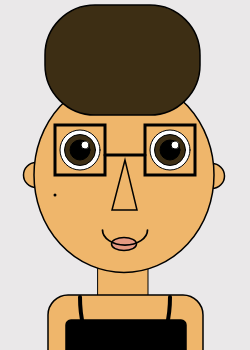
Frame 1 (no input)
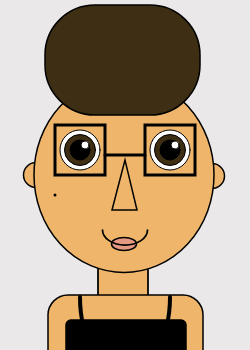
Frame 60 (no input)
Frame 120 (the mouse pressed at the canvas centre since frame 60): identical to frame 60, image omitted

The p5.js sketch that drew these frames (run headless with seeded random() and noise() and a simulated clock; from frame 60 on, the mouse is pressed at the canvas centre):

// p5.js sketch
// ── sketch.js
/*
    Self Portrait
    by Erin Brady
    version 1
    Sep 8 2018
*/



function setup() {
	createCanvas(250, 350);
}

function draw() {
	background("#eae8e9");
	
    //neck
    fill('#efb66b');
    rect(98,250, 50,100);
    
    //body
    strokeWeight(1.5);
    rect(48,295, 155,80, 20);
    
    //clothes
    fill('black');
    rect(66,320, 120,60, 5);
    //straps
    noFill();
    strokeWeight(4);
    arc(125,297, 90,150, 0, PI);
    
    //ears
    fill('#efb66b');
    strokeWeight(1.5);
    ellipse(36,175, 25); //left ear
    ellipse(212,176, 25); //right ear
    
    //head
        ellipse(124,175, 180,195);
    
    //hair
        fill('#3d2e14');
        strokeWeight(1.5);
        rect(45,5, 155,110, 50);
    
    //freckle   
        strokeWeight(3);   
        point(55,195);
        
    //eyes
        fill('white');
        strokeWeight(1);
        ellipse(80,150, 40); //left eye white
        ellipse(170,150, 40); //right eye white
    
        fill('#3d2e14');
        ellipse(80, 150, 31); //left eye iris
        ellipse(170, 150, 31); //right eye iris
    
        fill('black');
        ellipse(80, 150, 20); //left pupil
        ellipse(170, 150, 20); //right pupil
    
        fill('white');
        ellipse(85,145, 8); //left shine
        ellipse(175,145, 8); //right shine
        
    
    //glasses
        noFill();
        strokeWeight(3);
        rect(55, 125, 50, 50); //left glass
        rect(145,125, 50, 50); //right glass
        line(105,155,145,155); //nose bridge
    
    //nose
        strokeWeight(1.5);
        triangle(125,160, 112,210, 137,210);
    
    //lips
        fill('#e59982');
        ellipse(124,244,25,13);
    
    //mouth
        noFill();
        strokeWeight(1.75);
        arc(125, 230, 45, 30, 0, PI);
    
    
}

// (x, y, width, height)

// ── style.css
body{ 
	background: url(../images/home-background.jpeg) no-repeat center fixed;
	background-size: cover;}

h1 {
	text-align: center;
	font-family: 'Anonymous Pro', monospace;}

ul {
    list-style-type: none;
    margin: 0;
    padding: 0;
    overflow: hidden;
    background-color: #070707;
    text-align: center;}

li {
    display: inline-block;
    border-left: 1px solid white ;}

li a, .dropbtn {
    display: inline-block;
    color: white;
    text-align: center;
    padding: 14px 16px;
    text-decoration: none;}

li a:hover, .dropdown:hover .dropbtn {
    background-color: #7a7a7a;}

li.dropdown {
    display: inline-block;}

li:last-child {
	border-right: 1px solid white;}

.dropdown-content {
    display: none;
    position: absolute;
    background-color: #f9f9f9;
    min-width: 160px;
    box-shadow: 0px 8px 16px 0px rgba(0,0,0,0.2);
    z-index: 1;}

.dropdown-content a {
    color: white;
    padding: 12px 16px;
    text-decoration: none;
    display: block;
    text-align: center;}

.dropdown-content a:hover {background-color: #7a7a7a}

.dropdown:hover .dropdown-content {
    display: block;}


div.transbox {
    margin: 0 auto;
    margin-top: 6%;
    background-color: rgba(255, 255, 255, 0.5);
    border: 2px solid black;
	width: 47%;
	max-width: 575px;
    min-width: 450px;
	min-height: 230px; }

div.transbox p {
	padding: 10px;
	marign-top: 80px;
	font-family: 'Anonymous Pro', monospace;
    font-weight: 600;
    text-align: center;}

canvas {
    display: block;
    margin-left: auto;
    margin-right: auto;
    width: 50%;
    padding-top: 5%;
}
	
img.align-left {
float: left;
margin-right: 10px;
padding: 15px;}
